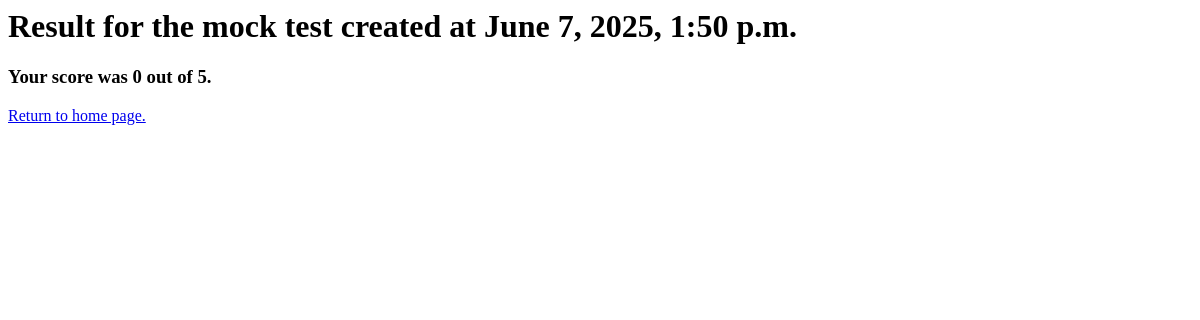
/polls/mock_tests/73/result/, run on an earlier commit of the app's database.
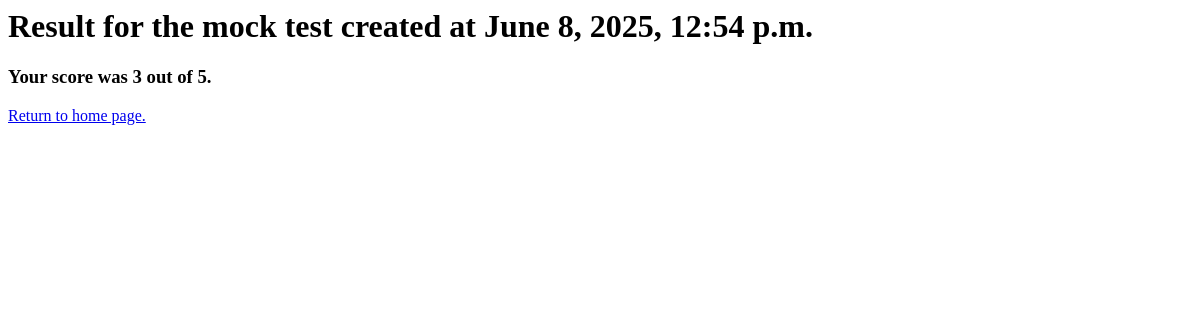
And on a later commit of the database.
### polls/models.py (models this page shows, shortened)
class MockTest(models.Model):
    questions = models.ManyToManyField(Question)
    choices = models.ManyToManyField(Choice)
    created_at = models.DateTimeField(auto_now_add=True)
    def max_score(self):
        return self.questions.all().count()
    def score(self):
        return self.choices.filter(correct=True).count()

### polls/views.py (the view)
# urls.py: path("mock_tests/<int:pk>/result/", views.MockTestResultView.as_view(), name="mock_test_result"),
class MockTestResultView(generic.DetailView):
    model = MockTest
    context_object_name = "mock_test"
    template_name = "polls/mock_test_result.html"

### polls/templates/polls/mock_test_result.html
<h1>Result for the mock test created at {{ mock_test.created_at }}</h1>
<h3>Your score was {{ mock_test.score }} out of {{ mock_test.max_score }}.</h3>
<a href="{% url 'polls:index' %}">Return to home page.</a>

What changed in the data, as far as the page shows it:
changed MockTest: created_at "June 7, 2025, 1:50 p.m." → "June 8, 2025, 12:54 p.m."; score "0" → "3"
